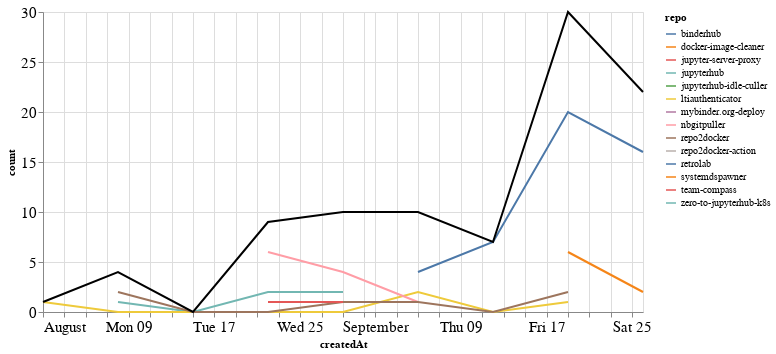

This figure's notebook cell:
### Markdown cell above
### Comments

### Code cell
comments_time = comments.groupby('repo').resample('W', on='createdAt').count()['author'].reset_index()
comments_time = comments_time.rename(columns={'author': 'count'})
comments_time_total = comments_time.groupby('createdAt').agg({"count": "sum"}).reset_index()
ch1 = alt.Chart(comments_time, width=600).mark_line().encode(
    x='createdAt',
    y='count',
    color='repo',
    tooltip="repo"
)

ch2 = alt.Chart(comments_time_total, width=600).mark_line(color="black").encode(
    x='createdAt',
    y='count',
)

ch1 + ch2

### Figure 1 — Vega-Lite specification as saved in the notebook (floating-point values rounded to 4 significant figures)
{"config": {"axisLeft": {"labelFontSize": 15}, "axisBottom": {"labelFontSize": 15}}, "layer": [{"data": {"name": "data-b8db227b71799b33e79fd4021f96aadc"}, "mark": "line", "encoding": {"color": {"type": "nominal", "field": "repo"}, "tooltip": {"type": "nominal", "field": "repo"}, "x": {"type": "temporal", "field": "createdAt"}, "y": {"type": "quantitative", "field": "count"}}, "width": 600}, {"data": {"name": "data-a15b12d84fdc9ce3cf314457ec461a04"}, "mark": {"type": "line", "color": "black"}, "encoding": {"x": {"type": "temporal", "field": "createdAt"}, "y": {"type": "quantitative", "field": "count"}}, "width": 600}], "$schema": "https://vega.github.io/schema/vega-lite/v4.8.1.json", "datasets": {"data-b8db227b71799b33e79fd4021f96aadc": [{"repo": "binderhub", "createdAt": "2021-09-05T00:00:00", "count": 4}, {"repo": "binderhub", "createdAt": "2021-09-12T00:00:00", "count": 7}, {"repo": "binderhub", "createdAt": "2021-09-19T00:00:00", "count": 20}, {"repo": "binderhub", "createdAt": "2021-09-26T00:00:00", "count": 16}, {"repo": "docker-image-cleaner", "createdAt": "2021-09-19T00:00:00", "count": 6}, {"repo": "docker-image-cleaner", "createdAt": "2021-09-26T00:00:00", "count": 2}, {"repo": "jupyter-server-proxy", "createdAt": "2021-08-29T00:00:00", "count": 2}, {"repo": "jupyterhub", "createdAt": "2021-08-08T00:00:00", "count": 1}, {"repo": "jupyterhub", "createdAt": "2021-08-15T00:00:00", "count": 0}, {"repo": "jupyterhub", "createdAt": "2021-08-22T00:00:00", "count": 2}, {"repo": "jupyterhub", "createdAt": "2021-08-29T00:00:00", "count": 2}, {"repo": "jupyterhub-idle-culler", "createdAt": "2021-09-26T00:00:00", "count": 1}, {"repo": "ltiauthenticator", "createdAt": "2021-08-01T00:00:00", "count": 1}, {"repo": "ltiauthenticator", "createdAt": "2021-08-08T00:00:00", "count": 0}, {"repo": "ltiauthenticator", "createdAt": "2021-08-15T00:00:00", "count": 0}, {"repo": "ltiauthenticator", "createdAt": "2021-08-22T00:00:00", "count": 0}, {"repo": "ltiauthenticator", "createdAt": "2021-08-29T00:00:00", "count": 0}, {"repo": "ltiauthenticator", "createdAt": "2021-09-05T00:00:00", "count": 2}, {"repo": "ltiauthenticator", "createdAt": "2021-09-12T00:00:00", "count": 0}, {"repo": "ltiauthenticator", "createdAt": "2021-09-19T00:00:00", "count": 1}, {"repo": "mybinder.org-deploy", "createdAt": "2021-09-26T00:00:00", "count": 2}, {"repo": "nbgitpuller", "createdAt": "2021-08-22T00:00:00", "count": 6}, {"repo": "nbgitpuller", "createdAt": "2021-08-29T00:00:00", "count": 4}, {"repo": "nbgitpuller", "createdAt": "2021-09-05T00:00:00", "count": 1}, {"repo": "repo2docker", "createdAt": "2021-08-08T00:00:00", "count": 2}, {"repo": "repo2docker", "createdAt": "2021-08-15T00:00:00", "count": 0}, {"repo": "repo2docker", "createdAt": "2021-08-22T00:00:00", "count": 0}, {"repo": "repo2docker", "createdAt": "2021-08-29T00:00:00", "count": 1}, {"repo": "repo2docker", "createdAt": "2021-09-05T00:00:00", "count": 1}, {"repo": "repo2docker", "createdAt": "2021-09-12T00:00:00", "count": 0}, {"repo": "repo2docker", "createdAt": "2021-09-19T00:00:00", "count": 2}, {"repo": "repo2docker-action", "createdAt": "2021-09-19T00:00:00", "count": 1}, {"repo": "retrolab", "createdAt": "2021-09-05T00:00:00", "count": 2}, {"repo": "systemdspawner", "createdAt": "2021-08-08T00:00:00", "count": 1}, {"repo": "team-compass", "createdAt": "2021-08-22T00:00:00", "count": 1}, {"repo": "team-compass", "createdAt": "2021-08-29T00:00:00", "count": 1}, {"repo": "zero-to-jupyterhub-k8s", "createdAt": "2021-09-26T00:00:00", "count": 1}], "data-a15b12d84fdc9ce3cf314457ec461a04": [{"createdAt": "2021-08-01T00:00:00", "count": 1}, {"createdAt": "2021-08-08T00:00:00", "count": 4}, {"createdAt": "2021-08-15T00:00:00", "count": 0}, {"createdAt": "2021-08-22T00:00:00", "count": 9}, {"createdAt": "2021-08-29T00:00:00", "count": 10}, {"createdAt": "2021-09-05T00:00:00", "count": 10}, {"createdAt": "2021-09-12T00:00:00", "count": 7}, {"createdAt": "2021-09-19T00:00:00", "count": 30}, {"createdAt": "2021-09-26T00:00:00", "count": 22}]}}
